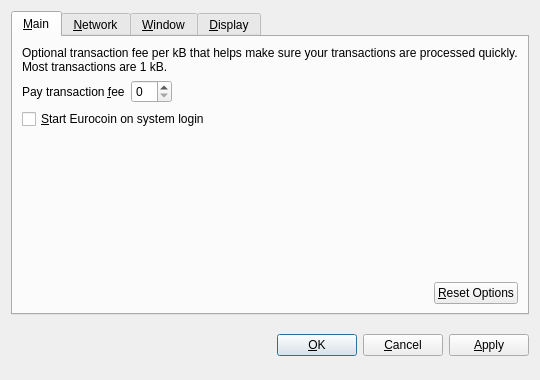
<?xml version="1.0" encoding="UTF-8"?>
<ui version="4.0">
 <class>OptionsDialog</class>
 <widget class="QDialog" name="OptionsDialog">
  <property name="geometry">
   <rect>
    <x>0</x>
    <y>0</y>
    <width>540</width>
    <height>380</height>
   </rect>
  </property>
  <property name="windowTitle">
   <string>Options</string>
  </property>
  <property name="modal">
   <bool>true</bool>
  </property>
  <layout class="QVBoxLayout" name="verticalLayout">
   <item>
    <widget class="QTabWidget" name="tabWidget">
     <property name="tabPosition">
      <enum>QTabWidget::North</enum>
     </property>
     <property name="currentIndex">
      <number>0</number>
     </property>
     <widget class="QWidget" name="tabMain">
      <attribute name="title">
       <string>&amp;Main</string>
      </attribute>
      <layout class="QVBoxLayout" name="verticalLayout_Main">
       <item>
        <widget class="QLabel" name="transactionFeeInfoLabel">
         <property name="text">
          <string>Optional transaction fee per kB that helps make sure your transactions are processed quickly. Most transactions are 1 kB.</string>
         </property>
         <property name="textFormat">
          <enum>Qt::PlainText</enum>
         </property>
         <property name="wordWrap">
          <bool>true</bool>
         </property>
        </widget>
       </item>
       <item>
        <layout class="QHBoxLayout" name="horizontalLayout_1_Main">
         <item>
          <widget class="QLabel" name="transactionFeeLabel">
           <property name="text">
            <string>Pay transaction &amp;fee</string>
           </property>
           <property name="textFormat">
            <enum>Qt::PlainText</enum>
           </property>
           <property name="buddy">
            <cstring>transactionFee</cstring>
           </property>
          </widget>
         </item>
         <item>
          <widget class="EurocoinAmountField" name="transactionFee"/>
         </item>
         <item>
          <spacer name="horizontalSpacer_1_Main">
           <property name="orientation">
            <enum>Qt::Horizontal</enum>
           </property>
           <property name="sizeHint" stdset="0">
            <size>
             <width>40</width>
             <height>20</height>
            </size>
           </property>
          </spacer>
         </item>
        </layout>
       </item>
       <item>
        <widget class="QCheckBox" name="eurocoinAtStartup">
         <property name="toolTip">
          <string>Automatically start Eurocoin after logging in to the system.</string>
         </property>
         <property name="text">
          <string>&amp;Start Eurocoin on system login</string>
         </property>
        </widget>
       </item>
       <item>
        <spacer name="verticalSpacer_Main">
         <property name="orientation">
          <enum>Qt::Vertical</enum>
         </property>
         <property name="sizeHint" stdset="0">
          <size>
           <width>20</width>
           <height>40</height>
          </size>
         </property>
        </spacer>
       </item>
       <item>
        <layout class="QHBoxLayout" name="horizontalLayout_2_Main">
         <item>
          <spacer name="horizontalSpacer_2_Main">
           <property name="orientation">
            <enum>Qt::Horizontal</enum>
           </property>
           <property name="sizeHint" stdset="0">
            <size>
             <width>40</width>
             <height>20</height>
            </size>
           </property>
          </spacer>
         </item>
         <item>
          <widget class="QPushButton" name="resetButton">
           <property name="toolTip">
            <string>Reset all client options to default.</string>
           </property>
           <property name="text">
            <string>&amp;Reset Options</string>
           </property>
           <property name="autoDefault">
            <bool>false</bool>
           </property>
          </widget>
         </item>
        </layout>
       </item>
      </layout>
     </widget>
     <widget class="QWidget" name="tabNetwork">
      <attribute name="title">
       <string>&amp;Network</string>
      </attribute>
      <layout class="QVBoxLayout" name="verticalLayout_Network">
       <item>
        <widget class="QCheckBox" name="mapPortUpnp">
         <property name="toolTip">
          <string>Automatically open the Eurocoin client port on the router. This only works when your router supports UPnP and it is enabled.</string>
         </property>
         <property name="text">
          <string>Map port using &amp;UPnP</string>
         </property>
        </widget>
       </item>
       <item>
        <widget class="QCheckBox" name="connectSocks">
         <property name="toolTip">
          <string>Connect to the Eurocoin network through a SOCKS proxy (e.g. when connecting through Tor).</string>
         </property>
         <property name="text">
          <string>&amp;Connect through SOCKS proxy:</string>
         </property>
        </widget>
       </item>
       <item>
        <layout class="QHBoxLayout" name="horizontalLayout_Network">
         <item>
          <widget class="QLabel" name="proxyIpLabel">
           <property name="text">
            <string>Proxy &amp;IP:</string>
           </property>
           <property name="textFormat">
            <enum>Qt::PlainText</enum>
           </property>
           <property name="buddy">
            <cstring>proxyIp</cstring>
           </property>
          </widget>
         </item>
         <item>
          <widget class="QValidatedLineEdit" name="proxyIp">
           <property name="maximumSize">
            <size>
             <width>140</width>
             <height>16777215</height>
            </size>
           </property>
           <property name="toolTip">
            <string>IP address of the proxy (e.g. 127.0.0.1)</string>
           </property>
          </widget>
         </item>
         <item>
          <widget class="QLabel" name="proxyPortLabel">
           <property name="text">
            <string>&amp;Port:</string>
           </property>
           <property name="textFormat">
            <enum>Qt::PlainText</enum>
           </property>
           <property name="buddy">
            <cstring>proxyPort</cstring>
           </property>
          </widget>
         </item>
         <item>
          <widget class="QLineEdit" name="proxyPort">
           <property name="maximumSize">
            <size>
             <width>55</width>
             <height>16777215</height>
            </size>
           </property>
           <property name="toolTip">
            <string>Port of the proxy (e.g. 9050)</string>
           </property>
          </widget>
         </item>
         <item>
          <widget class="QLabel" name="socksVersionLabel">
           <property name="text">
            <string>SOCKS &amp;Version:</string>
           </property>
           <property name="textFormat">
            <enum>Qt::PlainText</enum>
           </property>
           <property name="buddy">
            <cstring>socksVersion</cstring>
           </property>
          </widget>
         </item>
         <item>
          <widget class="QValueComboBox" name="socksVersion">
           <property name="toolTip">
            <string>SOCKS version of the proxy (e.g. 5)</string>
           </property>
          </widget>
         </item>
         <item>
          <spacer name="horizontalSpacer_Network">
           <property name="orientation">
            <enum>Qt::Horizontal</enum>
           </property>
           <property name="sizeHint" stdset="0">
            <size>
             <width>40</width>
             <height>20</height>
            </size>
           </property>
          </spacer>
         </item>
        </layout>
       </item>
       <item>
        <spacer name="verticalSpacer_Network">
         <property name="orientation">
          <enum>Qt::Vertical</enum>
         </property>
         <property name="sizeHint" stdset="0">
          <size>
           <width>20</width>
           <height>40</height>
          </size>
         </property>
        </spacer>
       </item>
      </layout>
     </widget>
     <widget class="QWidget" name="tabWindow">
      <attribute name="title">
       <string>&amp;Window</string>
      </attribute>
      <layout class="QVBoxLayout" name="verticalLayout_Window">
       <item>
        <widget class="QCheckBox" name="minimizeToTray">
         <property name="toolTip">
          <string>Show only a tray icon after minimizing the window.</string>
         </property>
         <property name="text">
          <string>&amp;Minimize to the tray instead of the taskbar</string>
         </property>
        </widget>
       </item>
       <item>
        <widget class="QCheckBox" name="minimizeOnClose">
         <property name="toolTip">
          <string>Minimize instead of exit the application when the window is closed. When this option is enabled, the application will be closed only after selecting Quit in the menu.</string>
         </property>
         <property name="text">
          <string>M&amp;inimize on close</string>
         </property>
        </widget>
       </item>
       <item>
        <spacer name="verticalSpacer_Window">
         <property name="orientation">
          <enum>Qt::Vertical</enum>
         </property>
         <property name="sizeHint" stdset="0">
          <size>
           <width>20</width>
           <height>40</height>
          </size>
         </property>
        </spacer>
       </item>
      </layout>
     </widget>
     <widget class="QWidget" name="tabDisplay">
      <attribute name="title">
       <string>&amp;Display</string>
      </attribute>
      <layout class="QVBoxLayout" name="verticalLayout_Display">
       <item>
        <layout class="QHBoxLayout" name="horizontalLayout_1_Display">
         <item>
          <widget class="QLabel" name="langLabel">
           <property name="text">
            <string>User Interface &amp;language:</string>
           </property>
           <property name="textFormat">
            <enum>Qt::PlainText</enum>
           </property>
           <property name="buddy">
            <cstring>lang</cstring>
           </property>
          </widget>
         </item>
         <item>
          <widget class="QValueComboBox" name="lang">
           <property name="toolTip">
            <string>The user interface language can be set here. This setting will take effect after restarting Eurocoin.</string>
           </property>
          </widget>
         </item>
        </layout>
       </item>
       <item>
        <layout class="QHBoxLayout" name="horizontalLayout_2_Display">
         <item>
          <widget class="QLabel" name="unitLabel">
           <property name="text">
            <string>&amp;Unit to show amounts in:</string>
           </property>
           <property name="textFormat">
            <enum>Qt::PlainText</enum>
           </property>
           <property name="buddy">
            <cstring>unit</cstring>
           </property>
          </widget>
         </item>
         <item>
          <widget class="QValueComboBox" name="unit">
           <property name="toolTip">
            <string>Choose the default subdivision unit to show in the interface and when sending coins.</string>
           </property>
          </widget>
         </item>
        </layout>
       </item>
       <item>
        <widget class="QCheckBox" name="displayAddresses">
         <property name="toolTip">
          <string>Whether to show Eurocoin addresses in the transaction list or not.</string>
         </property>
         <property name="text">
          <string>&amp;Display addresses in transaction list</string>
         </property>
        </widget>
       </item>
       <item>
        <spacer name="verticalSpacer_Display">
         <property name="orientation">
          <enum>Qt::Vertical</enum>
         </property>
         <property name="sizeHint" stdset="0">
          <size>
           <width>20</width>
           <height>40</height>
          </size>
         </property>
        </spacer>
       </item>
      </layout>
     </widget>
    </widget>
   </item>
   <item>
    <layout class="QHBoxLayout" name="horizontalLayout_Buttons">
     <item>
      <spacer name="horizontalSpacer_1">
       <property name="orientation">
        <enum>Qt::Horizontal</enum>
       </property>
       <property name="sizeHint" stdset="0">
        <size>
         <width>40</width>
         <height>48</height>
        </size>
       </property>
      </spacer>
     </item>
     <item>
      <widget class="QLabel" name="statusLabel">
       <property name="font">
        <font>
         <weight>75</weight>
         <bold>true</bold>
        </font>
       </property>
       <property name="text">
        <string/>
       </property>
       <property name="textFormat">
        <enum>Qt::PlainText</enum>
       </property>
       <property name="wordWrap">
        <bool>true</bool>
       </property>
      </widget>
     </item>
     <item>
      <spacer name="horizontalSpacer_2">
       <property name="orientation">
        <enum>Qt::Horizontal</enum>
       </property>
       <property name="sizeHint" stdset="0">
        <size>
         <width>40</width>
         <height>48</height>
        </size>
       </property>
      </spacer>
     </item>
     <item>
      <widget class="QPushButton" name="okButton">
       <property name="text">
        <string>&amp;OK</string>
       </property>
      </widget>
     </item>
     <item>
      <widget class="QPushButton" name="cancelButton">
       <property name="text">
        <string>&amp;Cancel</string>
       </property>
       <property name="autoDefault">
        <bool>false</bool>
       </property>
      </widget>
     </item>
     <item>
      <widget class="QPushButton" name="applyButton">
       <property name="text">
        <string>&amp;Apply</string>
       </property>
       <property name="autoDefault">
        <bool>false</bool>
       </property>
      </widget>
     </item>
    </layout>
   </item>
  </layout>
 </widget>
 <customwidgets>
  <customwidget>
   <class>EurocoinAmountField</class>
   <extends>QSpinBox</extends>
   <header>eurocoinamountfield.h</header>
  </customwidget>
  <customwidget>
   <class>QValueComboBox</class>
   <extends>QComboBox</extends>
   <header>qvaluecombobox.h</header>
  </customwidget>
  <customwidget>
   <class>QValidatedLineEdit</class>
   <extends>QLineEdit</extends>
   <header>qvalidatedlineedit.h</header>
  </customwidget>
 </customwidgets>
 <resources/>
 <connections/>
</ui>
